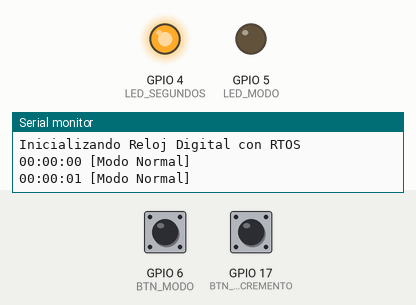
Simulated run of this program. Board: ESP32-S3. Parts: output pins drawn as LEDs (lit = HIGH), the last lines printed to the serial monitor. The test bench sets the inputs (shaded band); at power-on: GPIO 6 (BTN_MODO) HIGH, GPIO 17 (BTN_INCREMENTO) HIGH.

Above: at 1.2 s.
1.3 s: GPIO 6 (BTN_MODO) pulled LOW for 0.15 s
At 2.4 s:
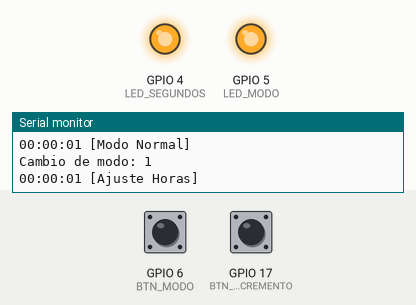
2.9 s: GPIO 17 (BTN_INCREMENTO) pulled LOW for 0.15 s
4.5 s: GPIO 6 (BTN_MODO) pulled LOW for 1 s
7.0 s: GPIO 17 (BTN_INCREMENTO) pulled LOW for 1 s
At 7.9 s:
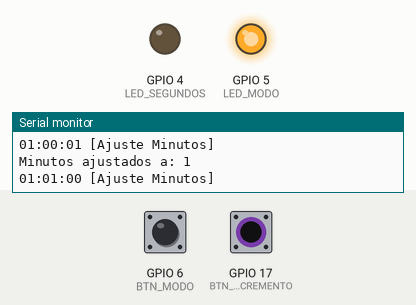
9.5 s: GPIO 6 (BTN_MODO) pulled LOW for 3.2 s
At 9.8 s:
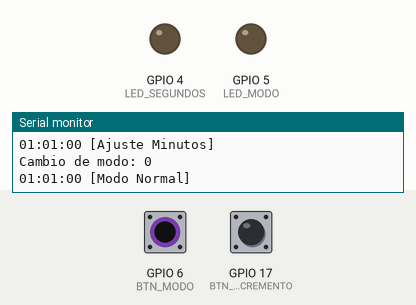
Timing chart, 0 to 15.2 s (numbered marks = the images above; inputs shaded):
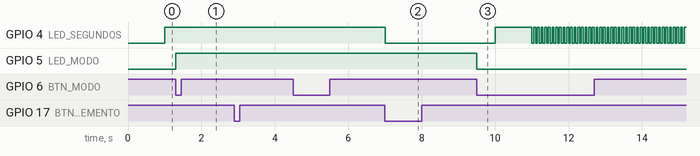

The program:

main.cpp
```cpp
/*
* ESP32 RTOS - Reloj Digital con Pulsadores y LEDs
*
* Este proyecto implementa un reloj digital utilizando FreeRTOS en un ESP32.
* Características:
* - Muestra horas, minutos y segundos
* - Permite ajustar el tiempo mediante pulsadores
* - Utiliza LEDs para indicar estados del reloj
* - Implementa múltiples tareas concurrentes con RTOS
*/
#include <Arduino.h>
#include "freertos/FreeRTOS.h"
#include "freertos/task.h"
#include "freertos/queue.h"
#include "freertos/semphr.h"
// Definición de pines
#define LED_SEGUNDOS 4 // LED que parpadea cada segundo
#define LED_MODO 5 // LED que indica modo de ajuste
#define BTN_MODO 6 // Botón para cambiar modo (normal/ajuste hora/ajuste minutos)
#define BTN_INCREMENTO 17 // Botón para incrementar valor en modo ajuste
// Variables para el reloj
volatile int horas = 0;
volatile int minutos = 0;
volatile int segundos = 0;
volatile int modo = 0; // 0: modo normal, 1: ajuste horas, 2: ajuste minutos
// Variables FreeRTOS
QueueHandle_t botonQueue;
SemaphoreHandle_t relojMutex;
// Estructura para los eventos de botones
typedef struct {
uint8_t boton;
uint32_t tiempo;
} EventoBoton;
// Prototipos de tareas
void TareaReloj(void *pvParameters);
void TareaLecturaBotones(void *pvParameters);
void TareaActualizacionDisplay(void *pvParameters);
void TareaControlLEDs(void *pvParameters);
// Función para manejar interrupciones de botones
void IRAM_ATTR ISR_Boton(void *arg) {
uint8_t numeroPulsador = (uint32_t)arg;
// Crear un evento para el botón
EventoBoton evento;
evento.boton = numeroPulsador;
evento.tiempo = xTaskGetTickCountFromISR();
// Enviar evento a la cola
xQueueSendFromISR(botonQueue, &evento, NULL);
}
void setup() {
// Inicializar puerto serie
Serial.begin(115200);
Serial.println("Inicializando Reloj Digital con RTOS");
// Configurar pines
pinMode(LED_SEGUNDOS, OUTPUT);
pinMode(LED_MODO, OUTPUT);
pinMode(BTN_MODO, INPUT_PULLUP);
pinMode(BTN_INCREMENTO, INPUT_PULLUP);
// Crear recursos RTOS
botonQueue = xQueueCreate(10, sizeof(EventoBoton));
relojMutex = xSemaphoreCreateMutex();
// Configurar interrupciones para los botones
attachInterruptArg(BTN_MODO, ISR_Boton, (void*)BTN_MODO, FALLING);
attachInterruptArg(BTN_INCREMENTO, ISR_Boton, (void*)BTN_INCREMENTO,
FALLING);
// Crear tareas
xTaskCreate(
TareaReloj, // Función que implementa la tarea
"RelojTask", // Nombre de la tarea
2048, // Tamaño de la pila en palabras
NULL, // Parámetros de entrada
1, // Prioridad
NULL // Handle de la tarea
);
xTaskCreate(
TareaLecturaBotones,
"BotonesTask",
2048,
NULL,
2, // Mayor prioridad para respuesta rápida
NULL
);
xTaskCreate(
TareaActualizacionDisplay,
"DisplayTask",
2048,
NULL,
1,
NULL
);
xTaskCreate(
TareaControlLEDs,
"LEDsTask",
1024,
NULL,
1,
NULL
);
// El planificador RTOS se inicia automáticamente
}
void loop() {
// loop() queda vacío en aplicaciones RTOS
// Todo el trabajo se hace en las tareas
vTaskDelay(portMAX_DELAY);
}
// Tarea que actualiza el tiempo del reloj
void TareaReloj(void *pvParameters) {
TickType_t xLastWakeTime;
const TickType_t xPeriod = pdMS_TO_TICKS(1000); // Periodo de 1 segundo
// Inicializar xLastWakeTime con el tiempo actual
xLastWakeTime = xTaskGetTickCount();
for (;;) {
// Esperar hasta el siguiente periodo
vTaskDelayUntil(&xLastWakeTime, xPeriod);
// Obtener semáforo para acceder a las variables del reloj
if (xSemaphoreTake(relojMutex, portMAX_DELAY) == pdTRUE) {
// Actualizar solo en modo normal
if (modo == 0) {
segundos++;
if (segundos >= 60) {
segundos = 0;
minutos++;
if (minutos >= 60) {
minutos = 0;
horas++;
if (horas >= 24) {
horas = 0;
}
}
}
}
// Liberar el semáforo
xSemaphoreGive(relojMutex);
}
}
}
// Tarea que gestiona los botones y sus acciones
void TareaLecturaBotones(void *pvParameters) {
EventoBoton evento;
uint32_t ultimoTiempoBoton = 0;
const uint32_t debounceTime = pdMS_TO_TICKS(300); // Tiempo anti-rebote
for (;;) {
// Esperar a que llegue un evento desde la interrupción
if (xQueueReceive(botonQueue, &evento, portMAX_DELAY) == pdPASS) {
// Verificar si ha pasado suficiente tiempo desde la última pulsación (anti-rebote)
if ((evento.tiempo - ultimoTiempoBoton) >= debounceTime) {
// Obtener semáforo para modificar variables del reloj
if (xSemaphoreTake(relojMutex, portMAX_DELAY) == pdTRUE) {
// Procesar el evento según el botón
if (evento.boton == BTN_MODO) {
// Cambiar modo
modo = (modo + 1) % 3;
Serial.printf("Cambio de modo: %d\n", modo);
}
else if (evento.boton == BTN_INCREMENTO) {
// Incrementar valor según el modo actual
if (modo == 1) { // Ajuste de horas
horas = (horas + 1) % 24;
Serial.printf("Horas ajustadas a: %d\n", horas);
}
else if (modo == 2) { // Ajuste de minutos
minutos = (minutos + 1) % 60;
segundos = 0; // Reiniciar segundos al cambiar minutos
Serial.printf("Minutos ajustados a: %d\n", minutos);
}
}
// Liberar el semáforo
xSemaphoreGive(relojMutex);
}
// Actualizar tiempo de la última pulsación
ultimoTiempoBoton = evento.tiempo;
}
}
}
}
// Tarea que actualiza la información en el display (puerto serie en este caso)
void TareaActualizacionDisplay(void *pvParameters) {
int horasAnterior = -1;
int minutosAnterior = -1;
int segundosAnterior = -1;
int modoAnterior = -1;
for (;;) {
// Obtener semáforo para leer variables del reloj
if (xSemaphoreTake(relojMutex, portMAX_DELAY) == pdTRUE) {
// Verificar si hay cambios que mostrar
bool cambios = (horas != horasAnterior) ||
(minutos != minutosAnterior) ||
(segundos != segundosAnterior) ||
(modo != modoAnterior);
if (cambios) {
// Imprimir información del reloj
Serial.printf("%02d:%02d:%02d", horas, minutos, segundos);
// Mostrar el modo actual
if (modo == 0) {
Serial.println(" [Modo Normal]");
} else if (modo == 1) {
Serial.println(" [Ajuste Horas]");
} else if (modo == 2) {
Serial.println(" [Ajuste Minutos]");
}
// Actualizar valores anteriores
horasAnterior = horas;
minutosAnterior = minutos;
segundosAnterior = segundos;
modoAnterior = modo;
}
// Liberar el semáforo
xSemaphoreGive(relojMutex);
}
// Esperar antes de la siguiente actualización
vTaskDelay(pdMS_TO_TICKS(100));
}
}
// Tarea que controla los LEDs según el estado del reloj
void TareaControlLEDs(void *pvParameters) {
bool estadoLedSegundos = false;
for (;;) {
// Obtener semáforo para leer variables del reloj
if (xSemaphoreTake(relojMutex, portMAX_DELAY) == pdTRUE) {
// LED de segundos parpadea cada segundo
if (segundos != estadoLedSegundos) {
estadoLedSegundos = !estadoLedSegundos;
digitalWrite(LED_SEGUNDOS, estadoLedSegundos);
}
// LED de modo se enciende solo en modo ajuste
digitalWrite(LED_MODO, modo > 0);
// Liberar el semáforo
xSemaphoreGive(relojMutex);
}
// Esperar antes de la siguiente actualización
vTaskDelay(pdMS_TO_TICKS(50));
}
}
```

p4.cpp
```cpp
#include <Arduino.h>

void anotherTask( void * parameter );
void setup()
{
Serial.begin(112500);
xTaskCreate(anotherTask, "another Task", 10000, NULL, 1, NULL);
}
void loop()
{
Serial.println("this is ESP32 Task");
delay(1000);
}
void anotherTask( void * parameter )
{
for(;;)
{
Serial.println("this is another Task");
delay(1000);
}
vTaskDelete( NULL );
}
```

Measured:
- after the input at 1.3 s, GPIO 4 (LED_SEGUNDOS): stops changing and stays HIGH; GPIO 5 (LED_MODO): LOW → HIGH at once
- after the input at 7.0 s, GPIO 4 (LED_SEGUNDOS): HIGH → LOW at once
- after the input at 9.5 s, GPIO 4 (LED_SEGUNDOS): LOW → HIGH after 0.50 s, then repeats every 0.10 s: LOW 0.05 s, HIGH 0.05 s; GPIO 5 (LED_MODO): HIGH → LOW at once
